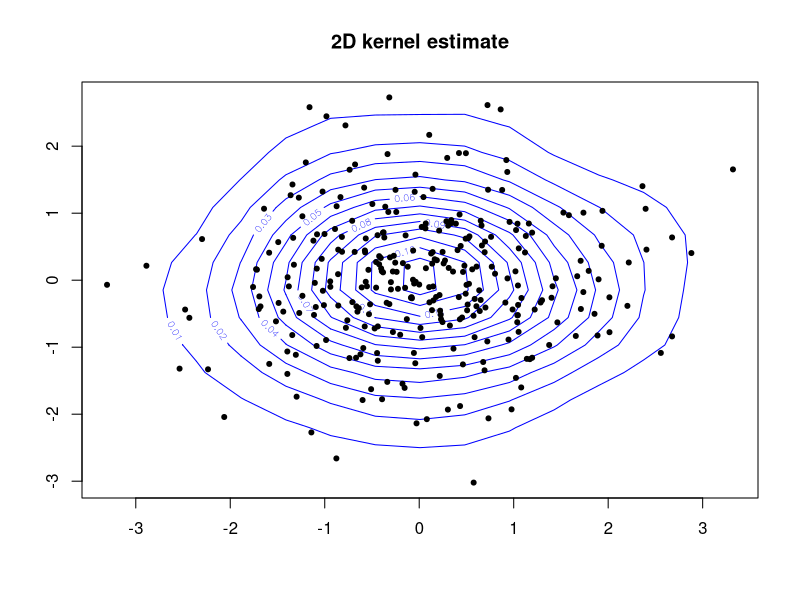
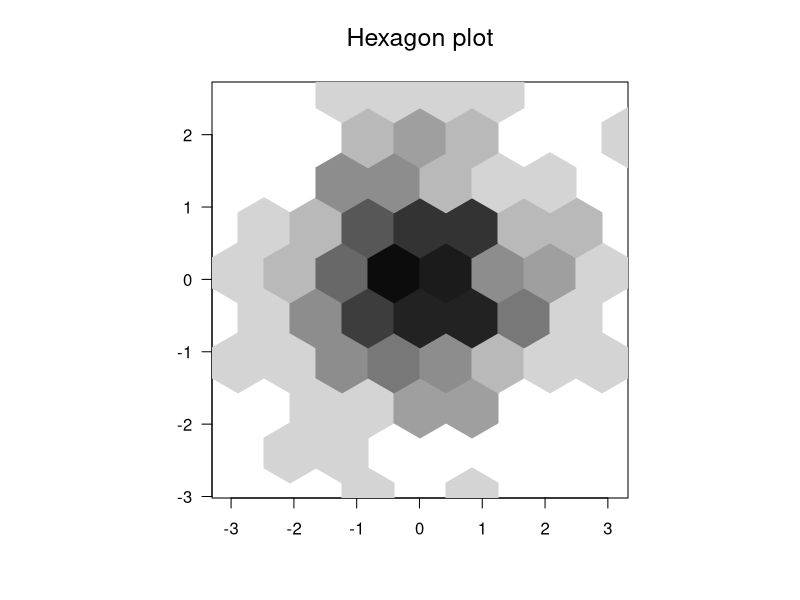

Recreate these plots in R, in order.
rm(list=ls(all=TRUE))
graphics.off()

# install and load packages
libraries = c("MASS", "hexbin", "KernSmooth")
lapply(libraries, function(x) if (!(x %in% installed.packages())) {
  install.packages(x)
})
lapply(libraries, library, quietly = TRUE, character.only = TRUE)

set.seed(100);

n       = 300;
mu      = c(0,0);
sigma   = diag(x = 1, nrow = 2, ncol = 2);
xx      = mvrnorm(n, mu, sigma);
nd      = 15                                 # number of grid points in each dimension
nd      = matrix(1,1,nrow = dim(xx)[2])*nd   # matrix 2x1 with numbers of grid points in each dimension
d       = c(apply(t(xx), 1, max) - apply(t(xx), 1, min))/(nd-1)
h       = c(2.6073*sqrt(var(xx[,1]))*n^(-1/6),2.6073*sqrt(var(xx[,2]))*n^(-1/6)) # bandwidth a la Scott's rule of thumb
minmaxx = c(min(xx[,1]), max(xx[,1]))
minmaxy = c(min(xx[,2]), max(xx[,2]))
est     = bkde2D(xx, bandwidth=h/2, gridsize=nd, truncate=TRUE, range.x=list(minmaxx, minmaxy))   # estimates 2dimensional density

contour(est$x1, est$x2, est$fhat,  col="blue", frame.plot=TRUE,main="2D kernel estimate")
points(xx,pch=20)
dev.new()
plot(hexbin(xx,xbins=8),main="Hexagon plot",xlab="",ylab="",legend=FALSE)
